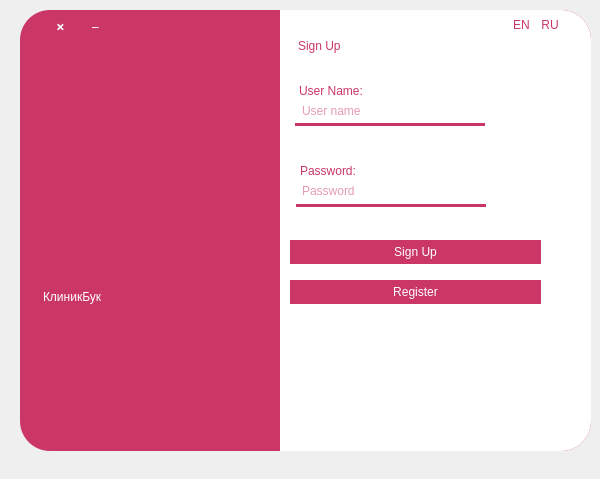
<?xml version="1.0" encoding="UTF-8"?>
<ui version="4.0">
 <class>MainWindow</class>
 <widget class="QWidget" name="MainWindow">
  <property name="geometry">
   <rect>
    <x>0</x>
    <y>0</y>
    <width>600</width>
    <height>479</height>
   </rect>
  </property>
  <property name="windowTitle">
   <string>Form</string>
  </property>
  <widget class="QFrame" name="MainBackground">
   <property name="enabled">
    <bool>true</bool>
   </property>
   <property name="geometry">
    <rect>
     <x>20</x>
     <y>10</y>
     <width>571</width>
     <height>441</height>
    </rect>
   </property>
   <property name="font">
    <font>
     <bold>false</bold>
    </font>
   </property>
   <property name="styleSheet">
    <string notr="true">QFrame {
	height:100%; margin:0;
	background-color: #ca3767;
	border-radius: 30px;
}</string>
   </property>
   <property name="frameShape">
    <enum>QFrame::StyledPanel</enum>
   </property>
   <property name="frameShadow">
    <enum>QFrame::Raised</enum>
   </property>
   <widget class="QFrame" name="WhiteColor">
    <property name="enabled">
     <bool>true</bool>
    </property>
    <property name="geometry">
     <rect>
      <x>260</x>
      <y>0</y>
      <width>311</width>
      <height>441</height>
     </rect>
    </property>
    <property name="cursor">
     <cursorShape>ArrowCursor</cursorShape>
    </property>
    <property name="mouseTracking">
     <bool>false</bool>
    </property>
    <property name="tabletTracking">
     <bool>false</bool>
    </property>
    <property name="focusPolicy">
     <enum>Qt::NoFocus</enum>
    </property>
    <property name="contextMenuPolicy">
     <enum>Qt::DefaultContextMenu</enum>
    </property>
    <property name="acceptDrops">
     <bool>false</bool>
    </property>
    <property name="styleSheet">
     <string notr="true">QFrame {
	border: 0;
	background-color: rgb(255, 255, 255);
	border-radius: 30px; 
}</string>
    </property>
    <property name="inputMethodHints">
     <set>Qt::ImhNone</set>
    </property>
    <property name="frameShape">
     <enum>QFrame::NoFrame</enum>
    </property>
    <property name="frameShadow">
     <enum>QFrame::Raised</enum>
    </property>
    <widget class="QFrame" name="frame">
     <property name="enabled">
      <bool>true</bool>
     </property>
     <property name="geometry">
      <rect>
       <x>0</x>
       <y>-10</y>
       <width>281</width>
       <height>481</height>
      </rect>
     </property>
     <property name="autoFillBackground">
      <bool>false</bool>
     </property>
     <property name="styleSheet">
      <string notr="true">QFrame {
	background-color: white;
	border: 0;
	border-radius: 0;
}</string>
     </property>
     <property name="locale">
      <locale language="Russian" country="Russia"/>
     </property>
     <property name="inputMethodHints">
      <set>Qt::ImhHiddenText</set>
     </property>
     <property name="frameShape">
      <enum>QFrame::StyledPanel</enum>
     </property>
     <property name="frameShadow">
      <enum>QFrame::Raised</enum>
     </property>
     <widget class="QLabel" name="SIGNUP">
      <property name="geometry">
       <rect>
        <x>18</x>
        <y>30</y>
        <width>201</width>
        <height>31</height>
       </rect>
      </property>
      <property name="styleSheet">
       <string notr="true">QFrame {
	background-color: 0;
	color: #ca3767;
	font: 500 16pt &quot;Montserrat Medium&quot;;	
}
</string>
      </property>
      <property name="text">
       <string>Sign Up</string>
      </property>
     </widget>
     <widget class="QLabel" name="UserName">
      <property name="geometry">
       <rect>
        <x>19</x>
        <y>80</y>
        <width>131</width>
        <height>21</height>
       </rect>
      </property>
      <property name="styleSheet">
       <string notr="true">QFrame {
	background-color: 0;
	color: #ca3767;
	font: 500 9pt &quot;Montserrat Medium&quot;;	
}
</string>
      </property>
      <property name="text">
       <string>User Name:</string>
      </property>
     </widget>
     <widget class="QLabel" name="Password">
      <property name="geometry">
       <rect>
        <x>20</x>
        <y>160</y>
        <width>151</width>
        <height>21</height>
       </rect>
      </property>
      <property name="styleSheet">
       <string notr="true">QFrame {
	background-color: 0;
	color: #ca3767;
	font: 500 9pt &quot;Montserrat Medium&quot;;	
}
</string>
      </property>
      <property name="text">
       <string>Password:</string>
      </property>
     </widget>
     <widget class="Line" name="line">
      <property name="geometry">
       <rect>
        <x>15</x>
        <y>123</y>
        <width>190</width>
        <height>3</height>
       </rect>
      </property>
      <property name="autoFillBackground">
       <bool>false</bool>
      </property>
      <property name="styleSheet">
       <string notr="true">QFrame {
	background-color: #ca3767;
}
</string>
      </property>
      <property name="orientation">
       <enum>Qt::Horizontal</enum>
      </property>
     </widget>
     <widget class="Line" name="line_2">
      <property name="geometry">
       <rect>
        <x>16</x>
        <y>204</y>
        <width>190</width>
        <height>3</height>
       </rect>
      </property>
      <property name="autoFillBackground">
       <bool>false</bool>
      </property>
      <property name="styleSheet">
       <string notr="true">QFrame {
	background-color: #ca3767;
}
</string>
      </property>
      <property name="orientation">
       <enum>Qt::Horizontal</enum>
      </property>
     </widget>
     <widget class="QLineEdit" name="GetPassword">
      <property name="geometry">
       <rect>
        <x>20</x>
        <y>180</y>
        <width>181</width>
        <height>22</height>
       </rect>
      </property>
      <property name="tabletTracking">
       <bool>false</bool>
      </property>
      <property name="autoFillBackground">
       <bool>false</bool>
      </property>
      <property name="styleSheet">
       <string notr="true">QLineEdit {
	background-color: 0;
	color: #ca3767;
	border: 0;
	font: 500 9pt &quot;Montserrat Medium&quot;;	
}
</string>
      </property>
      <property name="inputMask">
       <string/>
      </property>
      <property name="maxLength">
       <number>20</number>
      </property>
      <property name="echoMode">
       <enum>QLineEdit::Password</enum>
      </property>
      <property name="cursorPosition">
       <number>0</number>
      </property>
      <property name="alignment">
       <set>Qt::AlignLeading|Qt::AlignLeft|Qt::AlignVCenter</set>
      </property>
      <property name="dragEnabled">
       <bool>false</bool>
      </property>
      <property name="readOnly">
       <bool>false</bool>
      </property>
      <property name="placeholderText">
       <string>Password</string>
      </property>
      <property name="cursorMoveStyle">
       <enum>Qt::LogicalMoveStyle</enum>
      </property>
      <property name="clearButtonEnabled">
       <bool>false</bool>
      </property>
     </widget>
     <widget class="QLineEdit" name="GetUserName">
      <property name="geometry">
       <rect>
        <x>20</x>
        <y>100</y>
        <width>181</width>
        <height>22</height>
       </rect>
      </property>
      <property name="tabletTracking">
       <bool>false</bool>
      </property>
      <property name="autoFillBackground">
       <bool>false</bool>
      </property>
      <property name="styleSheet">
       <string notr="true">QLineEdit {
	background-color: 0;
	color: #ca3767;
	border: 0;
	font: 500 9pt &quot;Montserrat Medium&quot;;	
}
</string>
      </property>
      <property name="inputMask">
       <string/>
      </property>
      <property name="maxLength">
       <number>10</number>
      </property>
      <property name="echoMode">
       <enum>QLineEdit::Normal</enum>
      </property>
      <property name="cursorPosition">
       <number>0</number>
      </property>
      <property name="alignment">
       <set>Qt::AlignLeading|Qt::AlignLeft|Qt::AlignVCenter</set>
      </property>
      <property name="dragEnabled">
       <bool>false</bool>
      </property>
      <property name="readOnly">
       <bool>false</bool>
      </property>
      <property name="placeholderText">
       <string>User name</string>
      </property>
      <property name="cursorMoveStyle">
       <enum>Qt::LogicalMoveStyle</enum>
      </property>
      <property name="clearButtonEnabled">
       <bool>false</bool>
      </property>
     </widget>
     <widget class="QPushButton" name="SignUpButton">
      <property name="enabled">
       <bool>false</bool>
      </property>
      <property name="geometry">
       <rect>
        <x>10</x>
        <y>240</y>
        <width>251</width>
        <height>24</height>
       </rect>
      </property>
      <property name="styleSheet">
       <string notr="true">QPushButton {
	background-color: #ca3767;
	color: white;
	border: 0;
	font: 500 10pt &quot;Montserrat Medium&quot;;	
}

QPushButton:hover {
	background-color: #CA378A;
}

QPushButton:disabled,
QPushButton[disabled]{
  background-color: #c298a6;
  color: white;
}
</string>
      </property>
      <property name="text">
       <string>Sign Up</string>
      </property>
     </widget>
     <widget class="QPushButton" name="RegisterButton">
      <property name="geometry">
       <rect>
        <x>10</x>
        <y>280</y>
        <width>251</width>
        <height>24</height>
       </rect>
      </property>
      <property name="styleSheet">
       <string notr="true">QPushButton {
	background-color: #ca3767;
	color: white;
	border: 0;
	font: 500 10pt &quot;Montserrat Medium&quot;;	
}

QPushButton:hover {
	background-color: #CA378A;
}
</string>
      </property>
      <property name="text">
       <string>Register</string>
      </property>
     </widget>
     <widget class="QWidget" name="horizontalLayoutWidget">
      <property name="geometry">
       <rect>
        <x>230</x>
        <y>10</y>
        <width>51</width>
        <height>31</height>
       </rect>
      </property>
      <layout class="QHBoxLayout" name="horizontalLayout">
       <item>
        <widget class="QPushButton" name="rubutton_2">
         <property name="styleSheet">
          <string notr="true">QPushButton {
	border: 0;
	color: #ca3767;
	font: 9pt &quot;Montserrat&quot;;
}

QPushButton:hover {
	background-color: #CA378A;
	border-radius: 2px;
	color: white;
}</string>
         </property>
         <property name="text">
          <string>EN</string>
         </property>
        </widget>
       </item>
       <item>
        <widget class="QPushButton" name="rubutton">
         <property name="styleSheet">
          <string notr="true">QPushButton {
	border: 0;
	color: #ca3767;
	font: 9pt &quot;Montserrat&quot;;
}

QPushButton:hover {
	background-color: #CA378A;
	border-radius: 2px;
	color: white;
}</string>
         </property>
         <property name="text">
          <string>RU</string>
         </property>
        </widget>
       </item>
      </layout>
     </widget>
     <zorder>line</zorder>
     <zorder>SIGNUP</zorder>
     <zorder>UserName</zorder>
     <zorder>Password</zorder>
     <zorder>line_2</zorder>
     <zorder>GetPassword</zorder>
     <zorder>GetUserName</zorder>
     <zorder>SignUpButton</zorder>
     <zorder>RegisterButton</zorder>
     <zorder>horizontalLayoutWidget</zorder>
    </widget>
   </widget>
   <widget class="QFrame" name="frame_2">
    <property name="geometry">
     <rect>
      <x>55</x>
      <y>96</y>
      <width>151</width>
      <height>171</height>
     </rect>
    </property>
    <property name="styleSheet">
     <string notr="true">QFrame {
	background-color: rgba(255, 255, 255, 0);
	image: url(:/appIcon.png);
}</string>
    </property>
    <property name="frameShape">
     <enum>QFrame::StyledPanel</enum>
    </property>
    <property name="frameShadow">
     <enum>QFrame::Raised</enum>
    </property>
   </widget>
   <widget class="QLabel" name="ClinicBook">
    <property name="geometry">
     <rect>
      <x>23</x>
      <y>246</y>
      <width>221</width>
      <height>81</height>
     </rect>
    </property>
    <property name="styleSheet">
     <string notr="true">QFrame {
	background-color: 0;
	color: white;
	font: 500 28pt &quot;Montserrat Medium&quot;;	
}
</string>
    </property>
    <property name="text">
     <string>КлиникБук</string>
    </property>
   </widget>
   <widget class="QPushButton" name="CloseProgram">
    <property name="geometry">
     <rect>
      <x>25</x>
      <y>1</y>
      <width>31</width>
      <height>31</height>
     </rect>
    </property>
    <property name="styleSheet">
     <string notr="true">QPushButton {
	border: 0;
	color: white;
	font: 15pt &quot;Segoe UI&quot;;
}

QPushButton:hover {
	border-radius: 7px;
	background-color: #a85973;
}
</string>
    </property>
    <property name="text">
     <string>🞬</string>
    </property>
   </widget>
   <widget class="QPushButton" name="HideProgram">
    <property name="geometry">
     <rect>
      <x>60</x>
      <y>1</y>
      <width>31</width>
      <height>31</height>
     </rect>
    </property>
    <property name="cursor">
     <cursorShape>ArrowCursor</cursorShape>
    </property>
    <property name="contextMenuPolicy">
     <enum>Qt::DefaultContextMenu</enum>
    </property>
    <property name="styleSheet">
     <string notr="true">QPushButton {
	border: 0;
	color: white;
	font: 900 15pt &quot;Segoe UI&quot;;
}

QPushButton:hover {
	border-radius: 7px;
	background-color: #a85973;
}</string>
    </property>
    <property name="text">
     <string>–</string>
    </property>
    <property name="checkable">
     <bool>false</bool>
    </property>
    <property name="checked">
     <bool>false</bool>
    </property>
    <property name="autoRepeat">
     <bool>false</bool>
    </property>
    <property name="autoExclusive">
     <bool>false</bool>
    </property>
    <property name="autoDefault">
     <bool>false</bool>
    </property>
   </widget>
  </widget>
 </widget>
 <resources>
  <include location="source.qrc"/>
 </resources>
 <connections/>
</ui>
